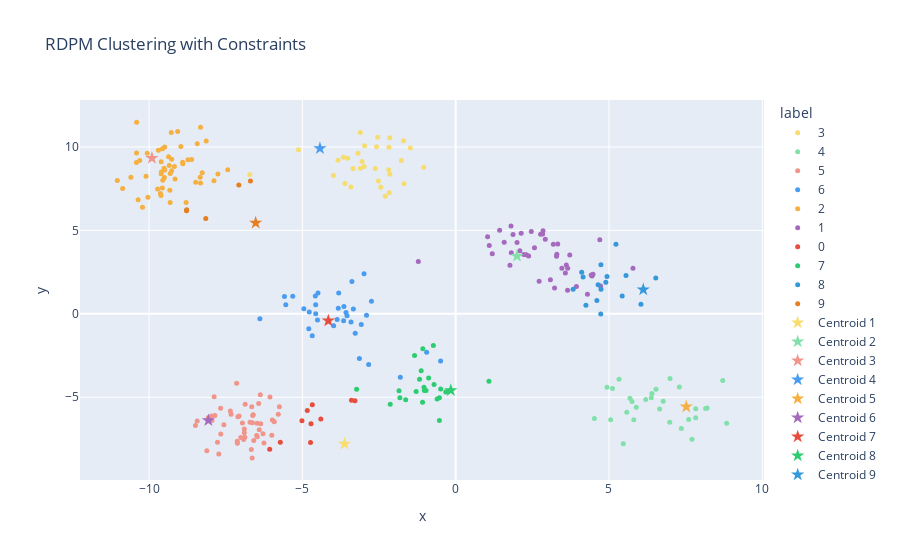

The cell this chart's notebook holds for it:
### Code cell
rdpm_centroids = rdpm.centroids
df = pd.DataFrame(X, columns=['x', 'y'])
df['label'] = rdpm._labels
fig = plot_dataframe(df, title='RDPM Clustering with Constraints', x='x', y='y', label='label')
for i, centroid in enumerate(rdpm_centroids):
    fig = plot_centroid(fig, centroid, colors=[COLORS[i % len(COLORS)]], marker_size=10, symbol='star', name=f'Centroid {i+1}')
fig.show()

### Figure 1 — Plotly figure (JSON) as saved in the notebook; plotly's stock layout.template omitted (floating-point values rounded to 4 significant figures)
{"data": [{"hovertemplate": "label=3<br>x=%{x}<br>y=%{y}<extra></extra>", "legendgroup": "3", "marker": {"color": "#f7dc6f", "size": 5, "symbol": "circle"}, "mode": "markers", "name": "3", "orientation": "v", "showlegend": true, "type": "scatter", "x": [-1.771, -2.148, -2.97, -3.988, -2.988, -1.044, -3.348, -3.837, -3.66, -2.148, -2.581, -2.442, -2.178, -2.523, -2.625, -3.616, -3.054, -1.478, -6.716, -2.3, -3.417, -3.11, -1.687, -3.111, -2.185, -3.186, -5.129, -2.166, -1.697, -3.522, -2.545], "xaxis": "x", "y": [9.186, 10.55, 10.07, 8.294, 8.829, 8.789, 8.705, 9.211, 9.39, 8.369, 10.02, 7.59, 9.99, 7.957, 8.713, 7.818, 9.125, 9.946, 8.356, 7.055, 7.602, 8.723, 7.793, 10.87, 8.629, 9.626, 9.836, 7.251, 10.37, 9.329, 10.58], "yaxis": "y"}, {"hovertemplate": "label=4<br>x=%{x}<br>y=%{y}<extra></extra>", "legendgroup": "4", "marker": {"color": "#82e0aa", "size": 5, "symbol": "circle"}, "mode": "markers", "name": "4", "orientation": "v", "showlegend": true, "type": "scatter", "x": [7.521, 5.89, 6.379, 5.581, 7.828, 6.4, 5.466, 5.809, 6.534, 7.707, 8.2, 5.75, 7.599, 4.936, 6.199, 5.684, 5.054, 6.769, 6.991, 7.294, 6.981, 8.71, 6.654, 4.525, 5.329, 5.115, 7.36, 8.151, 7.828, 8.839], "xaxis": "x", "y": [-5.57, -5.603, -5.036, -5.896, -6.222, -4.782, -7.792, -6.353, -4.515, -7.512, -5.638, -5.261, -6.33, -4.399, -5.13, -5.067, -6.353, -5.239, -3.877, -4.385, -6.502, -3.998, -5.706, -6.279, -3.922, -4.476, -6.878, -5.679, -5.686, -6.562], "yaxis": "y"}, {"hovertemplate": "label=5<br>x=%{x}<br>y=%{y}<extra></extra>", "legendgroup": "5", "marker": {"color": "#f1948a", "size": 5, "symbol": "circle"}, "mode": "markers", "name": "5", "orientation": "v", "showlegend": true, "type": "scatter", "x": [-8.067, -6.629, -7.125, -6.476, -6.666, -7.12, -6.877, -6.603, -6.957, -7.663, -7.349, -7.56, -6.254, -5.787, -8.487, -7.879, -6.286, -7.01, -6.058, -6.894, -6.426, -6.587, -7.854, -8.117, -7.97, -7.144, -5.749, -7.103, -5.997, -7.326, -8.071, -6.358, -6.62, -7.726, -6.639, -6.491, -7.769, -6.371, -6.471, -7.668, -6.917, -7.063, -6.894, -6.406, -7.951, -6.867, -5.979, -5.916, -6.706, -6.652, -8.431], "xaxis": "x", "y": [-6.387, -6.534, -7.634, -6.553, -8.126, -7.754, -7.391, -6.053, -6.539, -7.202, -5.828, -6.648, -7.737, -6.021, -6.695, -4.965, -7.193, -7.413, -4.983, -6.908, -5.377, -7.594, -6.093, -8.201, -6.128, -4.16, -5.574, -6.166, -7.272, -6.024, -6.224, -6.583, -6.098, -8.395, -8.634, -7.287, -7.696, -4.852, -7.367, -5.662, -7.53, -6.118, -7.125, -6.953, -6.398, -5.427, -6.365, -6.467, -6.495, -5.573, -6.421], "yaxis": "y"}, {"hovertemplate": "label=6<br>x=%{x}<br>y=%{y}<extra></extra>", "legendgroup": "6", "marker": {"color": "#499cef", "size": 5, "symbol": "circle"}, "mode": "markers", "name": "6", "orientation": "v", "showlegend": true, "type": "scatter", "x": [-4.154, -3.079, -3.277, -0.4915, -4.952, -6.387, -4.492, -0.9477, -1.805, -3.645, -5.543, -3.338, -3.816, -3.14, -3.578, -2.909, -4.508, -3.385, -2.747, -3.829, -4.566, -3.867, -4.776, -4.578, -4.791, -2.84, -2.989, -4.678, -5.585, -3.981, -4.567, -3.414, -5.314, -3.655, -3.544], "xaxis": "x", "y": [-0.4124, -0.6346, -1.166, -2.82, 0.3048, -0.3018, 1.251, -2.299, -3.798, 0.4449, 0.5432, 0.2921, 1.247, -2.679, 0.08325, -0.08176, -0.3689, 1.937, 0.7495, 0.3395, 0.008003, -0.3358, 0.1106, 1.066, -0.8877, -3.032, 2.405, -1.31, 1.038, -0.7159, 0.5425, -0.4824, 1.058, -0.4092, -0.1089], "yaxis": "y"}, {"hovertemplate": "label=2<br>x=%{x}<br>y=%{y}<extra></extra>", "legendgroup": "2", "marker": {"color": "#f5b041", "size": 5, "symbol": "circle"}, "mode": "markers", "name": "2", "orientation": "v", "showlegend": true, "type": "scatter", "x": [-9.313, -9.343, -7.755, -9.364, -9.722, -10.22, -9.607, -10.31, -9.324, -9.697, -8.731, -9.491, -9.513, -9.154, -10.41, -8.267, -10.59, -9.554, -8.793, -9.266, -9.569, -7.884, -8.613, -9.5, -8.906, -10.06, -10.36, -8.323, -8.323, -8.481, -9.564, -9.175, -8.964, -11.04, -9.631, -8.898, -10.04, -9.277, -9.069, -9.601, -10.1, -9.31, -8.333, -8.43, -9.491, -10.41, -7.435, -9.264, -8.137, -10.41, -9.611, -9.607, -10.86], "xaxis": "x", "y": [6.67, 8.891, 8.377, 9.411, 7.477, 6.386, 8.396, 9.185, 7.405, 9.8, 9.238, 9.993, 8.721, 8.082, 9.642, 8.459, 8.184, 8.003, 6.672, 8.571, 7.54, 7.975, 9.251, 8.176, 9.088, 9.63, 6.839, 7.837, 11.18, 7.884, 9.896, 8.834, 10.03, 7.991, 7.209, 8.997, 6.989, 10.87, 10.93, 8.501, 8.241, 8.412, 8.189, 10.19, 8.625, 9.077, 8.631, 9.268, 10.36, 11.49, 7.087, 9.11, 7.51], "yaxis": "y"}, {"hovertemplate": "label=1<br>x=%{x}<br>y=%{y}<extra></extra>", "legendgroup": "1", "marker": {"color": "#a569bd", "size": 5, "symbol": "circle"}, "mode": "markers", "name": "1", "orientation": "v", "showlegend": true, "type": "scatter", "x": [4.297, 2.466, 1.814, 3.649, 3.72, 4.448, 3.3, 5.783, 1.871, 2.721, 3.225, 2.001, 4.42, 3.289, 3.938, 3.608, 4.479, 4.727, 1.433, 1.193, 3.655, 3.089, 3.578, 2.379, 1.041, 1.77, 2.569, 2.835, -1.219, 2.221, 3.185, 2.092, 2.77, 1.095, 2.922, 1.805, 4.7, 3.328, 3.464, 2.303, 2.848, 1.582, 2.136], "xaxis": "x", "y": [1.171, 4.936, 3.668, 1.407, 3.523, 2.275, 3.57, 2.725, 4.75, 1.947, 1.553, 4.279, 2.33, 3.454, 1.646, 2.924, 2.377, 1.674, 5.011, 3.601, 2.731, 2.042, 2.447, 3.469, 4.624, 2.914, 3.959, 4.791, 3.137, 3.561, 4.172, 3.776, 4.772, 4.102, 4.469, 5.26, 4.436, 4.182, 2.726, 3.539, 4.975, 4.292, 4.824], "yaxis": "y"}, {"hovertemplate": "label=0<br>x=%{x}<br>y=%{y}<extra></extra>", "legendgroup": "0", "marker": {"color": "#e74c3c", "size": 5, "symbol": "circle"}, "mode": "markers", "name": "0", "orientation": "v", "showlegend": true, "type": "scatter", "x": [-4.676, -3.285, -4.719, -5.721, -4.399, -4.84, -6.066, -4.735, -5.014, -3.399], "xaxis": "x", "y": [-5.45, -5.212, -6.581, -7.701, -6.297, -5.793, -8.111, -7.712, -6.406, -5.184], "yaxis": "y"}, {"hovertemplate": "label=7<br>x=%{x}<br>y=%{y}<extra></extra>", "legendgroup": "7", "marker": {"color": "#2ecc71", "size": 5, "symbol": "circle"}, "mode": "markers", "name": "7", "orientation": "v", "showlegend": true, "type": "scatter", "x": [-0.1599, -1.071, -1.125, -0.8821, -0.7067, -1.343, -1.82, 1.085, -0.9666, -1.034, -0.5317, -1.849, -2.135, -1.631, -1.179, -0.3236, -1.29, -1.023, -1.081, -3.232, -0.49, -0.7283, -0.5308, -0.6041], "xaxis": "x", "y": [-4.583, -2.1, -3.405, -3.842, -4.231, -2.499, -5.025, -4.046, -4.596, -4.395, -6.387, -4.608, -5.42, -5.154, -3.927, -4.685, -4.653, -4.591, -5.301, -4.527, -4.501, -1.905, -5.032, -5.098], "yaxis": "y"}, {"hovertemplate": "label=8<br>x=%{x}<br>y=%{y}<extra></extra>", "legendgroup": "8", "marker": {"color": "#3498db", "size": 5, "symbol": "circle"}, "mode": "markers", "name": "8", "orientation": "v", "showlegend": true, "type": "scatter", "x": [6.118, 4.737, 4.936, 4.645, 4.248, 5.431, 4.11, 4.897, 5.555, 6.526, 3.831, 6.043, 4.74, 4.155, 4.732, 5.227, 4.605], "xaxis": "x", "y": [1.455, 2.942, 2.234, 1.739, 0.5097, 1.064, 2.486, 1.899, 2.302, 2.148, 1.471, 0.5713, 1.47, 2.209, -0.0144, 4.164, 0.8045], "yaxis": "y"}, {"hovertemplate": "label=9<br>x=%{x}<br>y=%{y}<extra></extra>", "legendgroup": "9", "marker": {"color": "#e67e22", "size": 5, "symbol": "circle"}, "mode": "markers", "name": "9", "orientation": "v", "showlegend": true, "type": "scatter", "x": [-6.524, -7.073, -6.694, -8.78, -8.774, -8.152], "xaxis": "x", "y": [5.456, 7.729, 7.957, 6.181, 6.246, 5.711], "yaxis": "y"}, {"marker": {"color": ["#f7dc6f"], "size": 10, "symbol": "star"}, "mode": "markers", "name": "Centroid 1", "type": "scatter", "x": [-3.623], "y": [-7.798]}, {"marker": {"color": ["#82e0aa"], "size": 10, "symbol": "star"}, "mode": "markers", "name": "Centroid 2", "type": "scatter", "x": [1.999], "y": [3.461]}, {"marker": {"color": ["#f1948a"], "size": 10, "symbol": "star"}, "mode": "markers", "name": "Centroid 3", "type": "scatter", "x": [-9.908], "y": [9.337]}, {"marker": {"color": ["#499cef"], "size": 10, "symbol": "star"}, "mode": "markers", "name": "Centroid 4", "type": "scatter", "x": [-4.427], "y": [9.918]}, {"marker": {"color": ["#f5b041"], "size": 10, "symbol": "star"}, "mode": "markers", "name": "Centroid 5", "type": "scatter", "x": [7.521], "y": [-5.57]}, {"marker": {"color": ["#a569bd"], "size": 10, "symbol": "star"}, "mode": "markers", "name": "Centroid 6", "type": "scatter", "x": [-8.067], "y": [-6.387]}, {"marker": {"color": ["#e74c3c"], "size": 10, "symbol": "star"}, "mode": "markers", "name": "Centroid 7", "type": "scatter", "x": [-4.154], "y": [-0.4124]}, {"marker": {"color": ["#2ecc71"], "size": 10, "symbol": "star"}, "mode": "markers", "name": "Centroid 8", "type": "scatter", "x": [-0.1599], "y": [-4.583]}, {"marker": {"color": ["#3498db"], "size": 10, "symbol": "star"}, "mode": "markers", "name": "Centroid 9", "type": "scatter", "x": [6.118], "y": [1.455]}, {"marker": {"color": ["#e67e22"], "size": 10, "symbol": "star"}, "mode": "markers", "name": "Centroid 10", "type": "scatter", "x": [-6.524], "y": [5.456]}], "layout": {"legend": {"title": {"text": "label"}, "tracegroupgap": 0}, "title": {"text": "RDPM Clustering with Constraints"}, "xaxis": {"anchor": "y", "domain": [0, 1], "title": {"text": "x"}}, "yaxis": {"anchor": "x", "domain": [0, 1], "title": {"text": "y"}}}}
